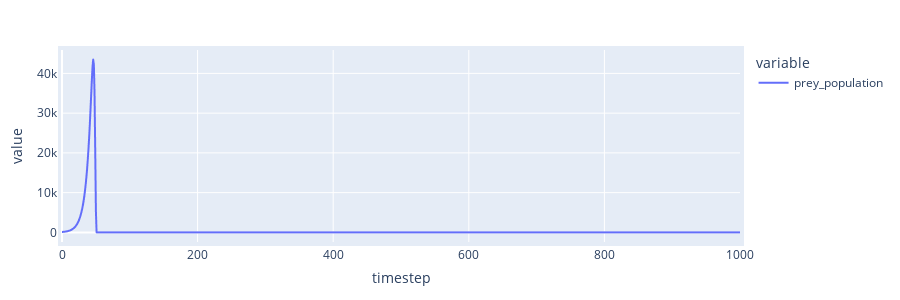
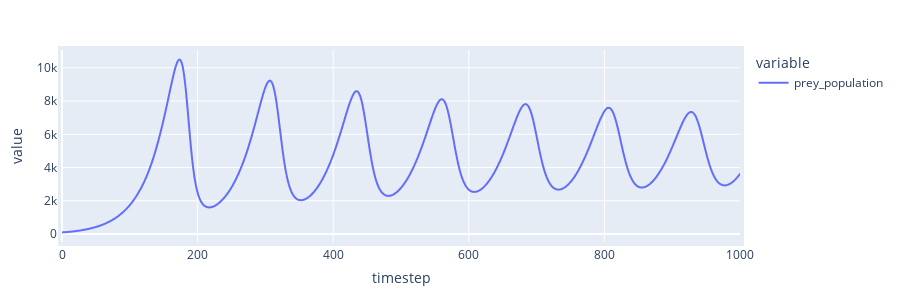

Write notebook code for charts like these, in order.
### Code cell
cadcad_gpt('plot the prey population column, change the prey reproduction rate to 0.7 and then plot the prey population column again ?')

### Figure 1 — Plotly figure (JSON) as saved in the notebook; plotly's stock layout.template omitted (floating-point values rounded to 4 significant figures; data arrays with more than 128 entries replaced by an {"elided": "..."} marker saying what was removed)
{"data": [{"hovertemplate": "variable=prey_population<br>timestep=%{x}<br>value=%{y}<extra></extra>", "legendgroup": "prey_population", "line": {"color": "#636efa", "dash": "solid"}, "mode": "lines", "name": "prey_population", "showlegend": true, "type": "scattergl", "x": {"elided": "1001 int values"}, "xaxis": "x", "y": {"elided": "1001 int values"}, "yaxis": "y"}], "layout": {"autosize": false, "height": 300, "legend": {"title": {"text": "variable"}, "tracegroupgap": 0}, "margin": {"b": 50, "l": 50, "pad": 4, "r": 50, "t": 50}, "width": 900, "xaxis": {"anchor": "y", "domain": [0, 1], "title": {"text": "timestep"}}, "yaxis": {"anchor": "x", "domain": [0, 1], "title": {"text": "value"}}}}

### Figure 2 — Plotly figure (JSON) as saved in the notebook; plotly's stock layout.template omitted (floating-point values rounded to 4 significant figures; data arrays with more than 128 entries replaced by an {"elided": "..."} marker saying what was removed)
{"data": [{"hovertemplate": "variable=prey_population<br>timestep=%{x}<br>value=%{y}<extra></extra>", "legendgroup": "prey_population", "line": {"color": "#636efa", "dash": "solid"}, "mode": "lines", "name": "prey_population", "showlegend": true, "type": "scattergl", "x": {"elided": "1001 int values"}, "xaxis": "x", "y": {"elided": "1001 int values"}, "yaxis": "y"}], "layout": {"autosize": false, "height": 300, "legend": {"title": {"text": "variable"}, "tracegroupgap": 0}, "margin": {"b": 50, "l": 50, "pad": 4, "r": 50, "t": 50}, "width": 900, "xaxis": {"anchor": "y", "domain": [0, 1], "title": {"text": "timestep"}}, "yaxis": {"anchor": "x", "domain": [0, 1], "title": {"text": "value"}}}}
